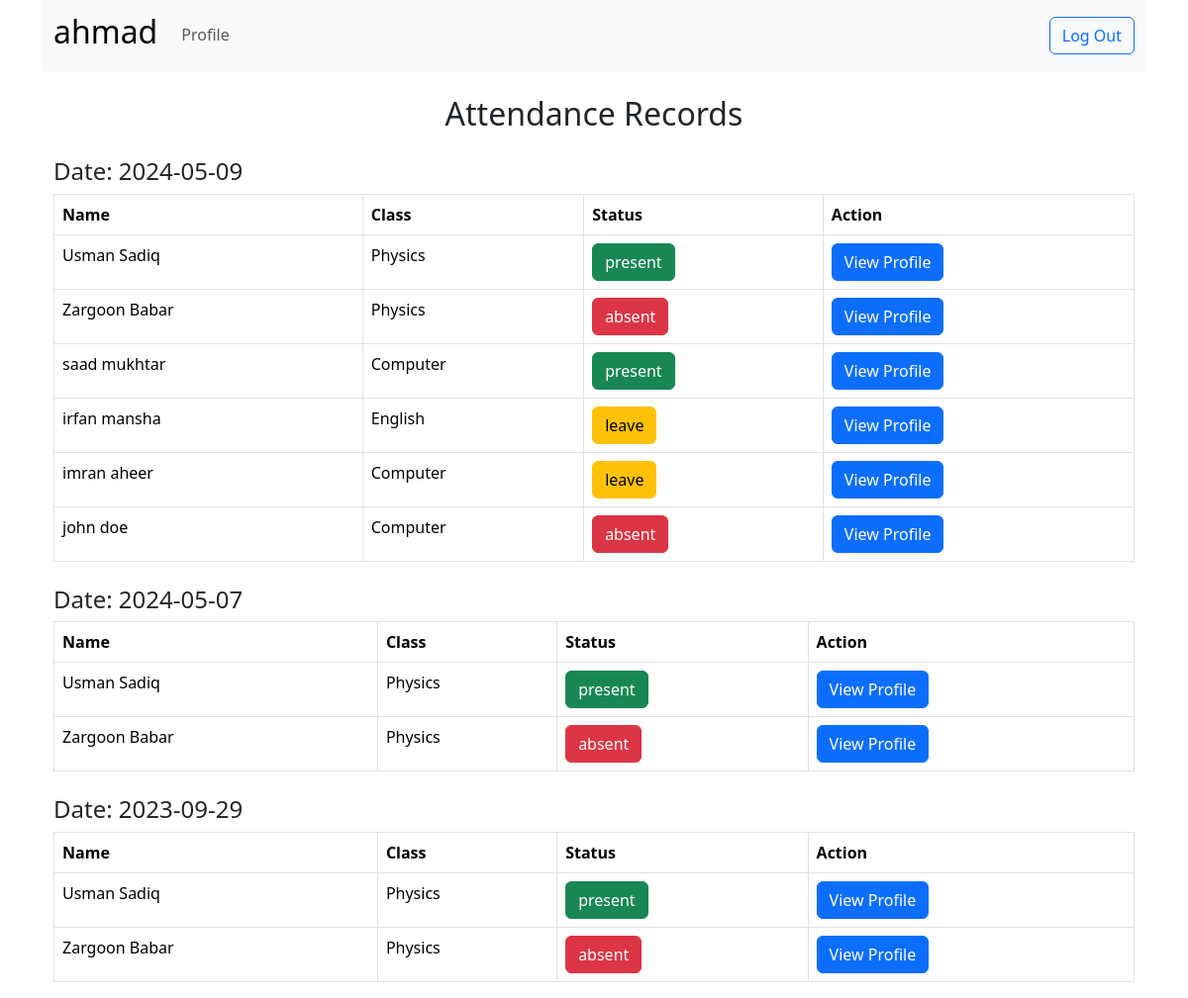
The app's page /students (signed in) with its own data.
### tables this page shows
CREATE TABLE attendance ( id INTEGER PRIMARY KEY, student_id INTEGER NOT NULL , date DATE NOT NULL, status TEXT NOT NULL, FOREIGN KEY (student_id) REFERENCES students (id) );

CREATE TABLE students (
    id INTEGER PRIMARY KEY,
    firstname TEXT NOT NULL,
    lastname TEXT NOT NULL,
    email TEXT NOT NULL,
    username TEXT NOT NULL,
    password TEXT NOT NULL,
    teacher_id INTEGER,
    course_id INTEGER,
    admin_id INTEGER,
    FOREIGN KEY (teacher_id) REFERENCES teachers (id),
    FOREIGN KEY (course_id) REFERENCES courses (id),
    FOREIGN KEY (admin_id) REFERENCES admins (id)
);

CREATE TABLE courses (
    id INTEGER PRIMARY KEY,
    course_name TEXT NOT NULL,
    start_date DATE NOT NULL,
    admin_id INTEGER,
    FOREIGN KEY (admin_id) REFERENCES admins (id)
);

### app.py (the view)
@app.route("/students", methods=["GET", "POST"])
@login_required
def students():
    user_role = session["user_role"]
    user_id = session["user_id"]
    attendance_data = db.execute(
        "SELECT DISTINCT student_id FROM attendance WHERE student_id IN (SELECT id FROM students WHERE teacher_id = ?)",
        user_id,
    )
    common_sql = """
        SELECT students.id, students.firstname, students.lastname, courses.course_name, attendance.date, attendance.status
        FROM students
        JOIN courses ON students.course_id = courses.id
        LEFT JOIN attendance ON students.id = attendance.student_id
    """
    if user_role == "teacher":
        sql = f"{common_sql} WHERE students.teacher_id = ? ORDER BY students.id, attendance.date DESC"
    else:
        sql = f"{common_sql} WHERE students.admin_id = ? ORDER BY students.id, attendance.date DESC"
    rows = db.execute(sql, user_id)
    attendance_by_date = {}
    for row in rows:
        date = row["date"]
        if date not in attendance_by_date:
            attendance_by_date[date] = []
        attendance_by_date[date].append(row)
    return render_template(
        "students.html",
        students=rows,
        user="student",
        table="students",
        role=user_role,
        attendance_by_date=attendance_by_date,
        attendance_data=attendance_data,
    )

### app.py (called while the page is built)
@app.after_request
def after_request(response):
    response.headers["Cache-Control"] = "no-cache, no-store, must-revalidate"
    response.headers["Expires"] = 0
    response.headers["Pragma"] = "no-cache"
    return response

### helpers.py (called while the page is built)
def login_required(f):
    @wraps(f)
    def decorated_function(*args, **kwargs):
        if session.get("user_id") is None:
            return redirect("/login")
        return f(*args, **kwargs)
    return decorated_function

### templates/students.html (shortened to what this page needs)
{% extends "layout.html" %}
{% block body%}
    <nav class="navbar navbar-expand-lg bg-body-tertiary">
        <div class="container-fluid">
            <a class="navbar-brand">
                <h2>{{ role }}</h1>
            </a>
            <div class="collapse navbar-collapse" id="navbarSupportedContent">
                <ul class="navbar-nav me-auto mb-2 mb-lg-0 nav-underline">
                    <li class="nav-item">
                        <a class="nav-link" href="/profile">Profile</a>
                    </li>
                </ul>
                <form class="d-flex" role="search" action="/logout" method="post">
                    <button class="btn btn-outline-primary" type="submit">Log Out</button>
                </form>
            </div>
        </div>
    </nav>
    <div class="container mt-4">
        {% if students %}
            <h2 class="text-center mt-3">Attendance Records</h2>
            {% for date, students in attendance_by_date.items() %}
                {% if date %}
                    <h4 class="mt-4">Date: {{ date }}</h4>
                    <table class="table table-bordered">
                        <thead>
                            <tr>
                                <th>Name</th>
                                <th>Class</th>
                                <th>Status</th>
                                <th>Action</th>
                            </tr>
                        </thead>
                        <tbody>
                            {% for student in students %}
                                <tr>
                                    <td>{{ student.firstname + " " + student.lastname}}</td>
                                    <td>{{ student.course_name }}</td>
                                    <td>
                                        {% if student.status is none %}
                                            Not Marked
                                        {% else %}
                                            {% if student.status == "present" %}
                                                <button class="btn btn-success">
                                                    {{ student.status }}
                                                </button>
                                            {% elif student.status == "absent" %}
                                                <button class="btn btn-danger">
                                                    {{ student.status }}
                                                </button>
                                            {% elif student.status == "leave" %}
                                                <button class="btn btn-warning">
                                                    {{ student.status }}
                                                </button>
                                            {% endif %}
                                        {% endif %}
                                    </td>
                                    <td>
                                        <form method="post" action="/profile">
                                            <button type="submit" class="btn btn-primary">View Profile</button>
                                        </form>
                                    </td>
                                </tr>
                            {% endfor %}
                        </tbody>
                    </table>
                {% endif %}
            {% endfor %}
        {% else %}
            <h3 class="mt-5">Currently! You have no students.</h3>
        {% endif %}
    </div>
{% endblock %}

### records on screen
attendance: date "2024-05-09", lastname "Usman Sadiq", course_name "Physics", status "present"
attendance: lastname "Zargoon Babar", course_name "Physics", status "absent"
attendance: lastname "saad mukhtar", course_name "Computer", status "present"
attendance: lastname "irfan mansha", course_name "English", status "leave"
attendance: lastname "imran aheer", course_name "Computer", status "leave"
attendance: lastname "john doe", course_name "Computer", status "absent"
attendance: date "2024-05-07", lastname "Usman Sadiq", course_name "Physics", status "present"
attendance: lastname "Zargoon Babar", course_name "Physics", status "absent"
attendance: date "2023-09-29", lastname "Usman Sadiq", course_name "Physics", status "present"
attendance: lastname "Zargoon Babar", course_name "Physics", status "absent"

### other values on screen
{{ role }} "ahmad"
